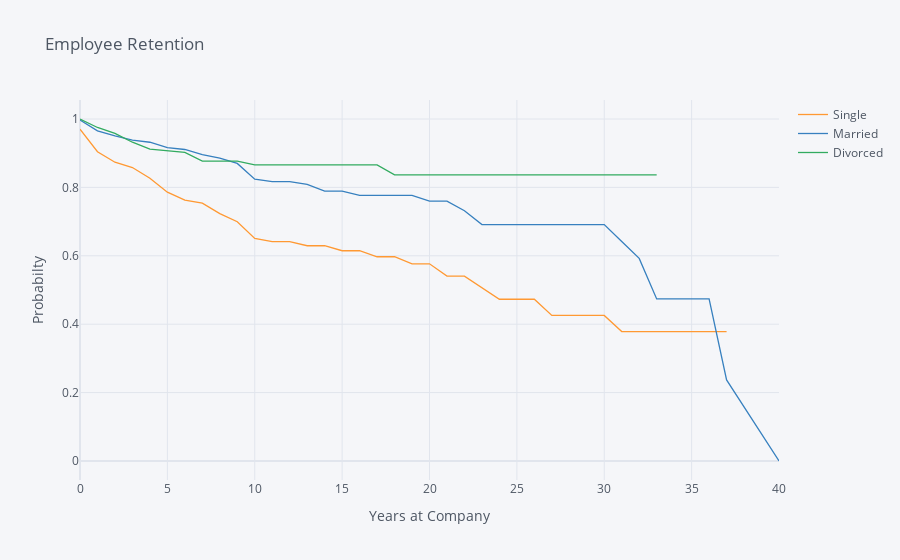

Source (notebook cell):
### Code cell
group_field = 'MaritalStatus'
time_field = 'YearsAtCompany'
event_field = 'Attrition'
result4 = survival(data, group_field, time_field, event_field)
result4.iplot(kind = 'line', xTitle ='Years at Company' , yTitle = 'Probabilty', title = 'Employee Retention')

### Figure 1 — Plotly figure (JSON) as saved in the notebook; plotly's stock layout.template omitted (floating-point values rounded to 4 significant figures)
{"data": [{"line": {"color": "rgba(255, 153, 51, 1.0)", "dash": "solid", "shape": "linear", "width": 1.3}, "mode": "lines", "name": "Single", "text": "", "type": "scatter", "x": [0, 1, 2, 3, 4, 5, 6, 7, 8, 9, 10, 11, 12, 13, 14, 15, 16, 17, 18, 19, 20, 21, 22, 23, 24, 25, 26, 27, 29, 30, 31, 32, 33, 34, 36, 37, 40], "y": [0.9702, 0.9044, 0.8736, 0.8581, 0.8268, 0.7861, 0.7628, 0.754, 0.7234, 0.6997, 0.6507, 0.6413, 0.6413, 0.6294, 0.6294, 0.6148, 0.6148, 0.5972, 0.5972, 0.5766, 0.5766, 0.5406, 0.5406, 0.5068, 0.473, 0.473, 0.473, 0.4257, 0.4257, 0.4257, 0.3784, 0.3784, 0.3784, 0.3784, 0.3784, 0.3784, ""]}, {"line": {"color": "rgba(55, 128, 191, 1.0)", "dash": "solid", "shape": "linear", "width": 1.3}, "mode": "lines", "name": "Married", "text": "", "type": "scatter", "x": [0, 1, 2, 3, 4, 5, 6, 7, 8, 9, 10, 11, 12, 13, 14, 15, 16, 17, 18, 19, 20, 21, 22, 23, 24, 25, 26, 27, 29, 30, 31, 32, 33, 34, 36, 37, 40], "y": [0.997, 0.9654, 0.9506, 0.9381, 0.932, 0.9164, 0.9109, 0.8958, 0.8858, 0.8702, 0.8239, 0.817, 0.817, 0.8086, 0.7894, 0.7894, 0.7768, 0.7768, 0.7768, 0.7768, 0.7599, 0.7599, 0.7318, 0.6911, 0.6911, 0.6911, 0.6911, 0.6911, 0.6911, 0.6911, 0.6418, 0.5924, 0.4739, 0.4739, 0.4739, 0.237, 0]}, {"line": {"color": "rgba(50, 171, 96, 1.0)", "dash": "solid", "shape": "linear", "width": 1.3}, "mode": "lines", "name": "Divorced", "text": "", "type": "scatter", "x": [0, 1, 2, 3, 4, 5, 6, 7, 8, 9, 10, 11, 12, 13, 14, 15, 16, 17, 18, 19, 20, 21, 22, 23, 24, 25, 26, 27, 29, 30, 31, 32, 33, 34, 36, 37, 40], "y": [1, 0.9752, 0.9581, 0.9321, 0.9122, 0.9078, 0.9021, 0.8769, 0.8769, 0.8769, 0.8657, 0.8657, 0.8657, 0.8657, 0.8657, 0.8657, 0.8657, 0.8657, 0.8368, 0.8368, 0.8368, 0.8368, 0.8368, 0.8368, 0.8368, 0.8368, 0.8368, 0.8368, 0.8368, 0.8368, 0.8368, 0.8368, 0.8368, "", "", "", ""]}], "layout": {"autosize": true, "legend": {"bgcolor": "#F5F6F9", "font": {"color": "#4D5663"}}, "paper_bgcolor": "#F5F6F9", "plot_bgcolor": "#F5F6F9", "title": {"font": {"color": "#4D5663"}, "text": "Employee Retention"}, "xaxis": {"autorange": true, "gridcolor": "#E1E5ED", "range": [0, 40], "showgrid": true, "tickfont": {"color": "#4D5663"}, "title": {"font": {"color": "#4D5663"}, "text": "Years at Company"}, "type": "linear", "zerolinecolor": "#E1E5ED"}, "yaxis": {"autorange": true, "gridcolor": "#E1E5ED", "range": [-0.05556, 1.056], "showgrid": true, "tickfont": {"color": "#4D5663"}, "title": {"font": {"color": "#4D5663"}, "text": "Probabilty"}, "type": "linear", "zerolinecolor": "#E1E5ED"}}}
